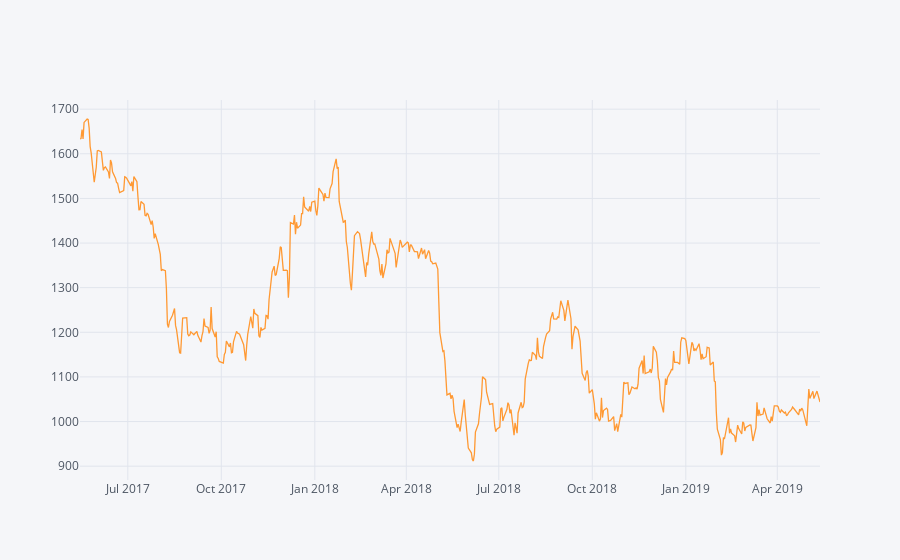

Notebook source saved alongside this figure:
### Code cell
data["Close Price"].iplot()

### Figure 1 — Plotly figure (JSON) as saved in the notebook; plotly's stock layout.template omitted (floating-point values rounded to 4 significant figures; data arrays with more than 128 entries replaced by an {"elided": "..."} marker saying what was removed)
{"data": [{"line": {"color": "rgba(255, 153, 51, 1.0)", "dash": "solid", "shape": "linear", "width": 1.3}, "mode": "lines", "name": "Close Price", "text": "", "type": "scatter", "uid": "94efad5a-adb6-4acd-b41f-97bb931ec435", "x": {"elided": "494 str values"}, "y": {"elided": "494 float values"}}], "layout": {"legend": {"bgcolor": "#F5F6F9", "font": {"color": "#4D5663"}}, "paper_bgcolor": "#F5F6F9", "plot_bgcolor": "#F5F6F9", "title": {"font": {"color": "#4D5663"}}, "xaxis": {"gridcolor": "#E1E5ED", "showgrid": true, "tickfont": {"color": "#4D5663"}, "title": {"font": {"color": "#4D5663"}, "text": ""}, "zerolinecolor": "#E1E5ED"}, "yaxis": {"gridcolor": "#E1E5ED", "showgrid": true, "tickfont": {"color": "#4D5663"}, "title": {"font": {"color": "#4D5663"}, "text": ""}, "zerolinecolor": "#E1E5ED"}}}
